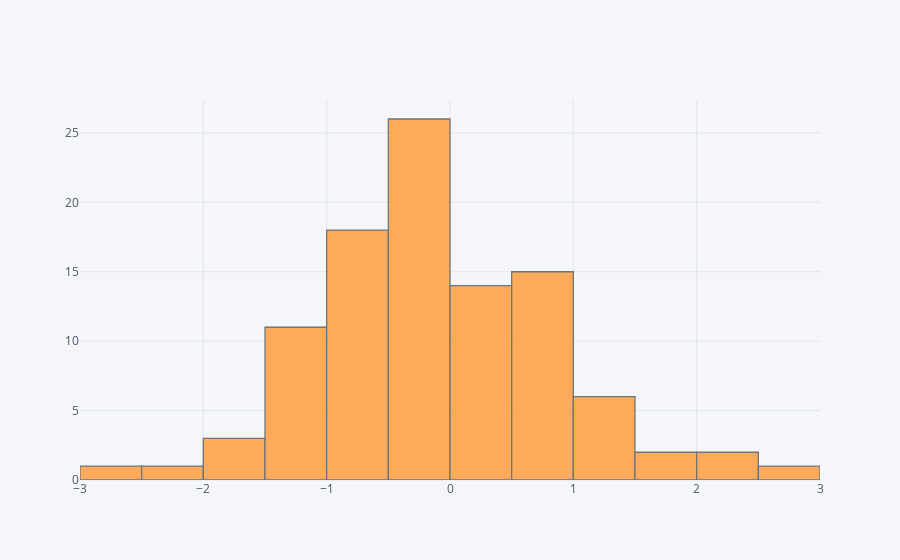

The code cell stored with this chart in its notebook:
### Markdown cell above
## histogram

### Code cell
df['A'].iplot(kind='hist',bins=25)

### Figure 1 — Plotly figure (JSON) as saved in the notebook; plotly's stock layout.template omitted (floating-point values rounded to 4 significant figures)
{"data": [{"histfunc": "count", "histnorm": "", "marker": {"color": "rgba(255, 153, 51, 1.0)", "line": {"color": "#4D5663", "width": 1.3}}, "name": "A", "nbinsx": 25, "opacity": 0.8, "orientation": "v", "type": "histogram", "uid": "b46bd63f-780d-4a1a-a42d-08ddd69c3c00", "x": [-0.8069, -0.3308, -0.7948, 0.3262, -0.9579, 0.6269, -0.7026, -0.4067, 0.9867, 0.8559, -0.3668, 0.4708, -0.0551, 1.151, 0.06784, 0.978, 0.1099, 0.4391, -0.9742, 0.6555, 0.172, 0.1387, -0.2095, -0.4636, -0.9819, -0.08863, 0.8735, -1.266, -1.788, -0.8065, -0.3833, -0.3789, -0.6385, 0.08278, -0.08812, -1.479, -0.7783, -1.699, 0.3197, -0.9855, 1.471, -1.026, -0.387, -0.1631, 2.188, -0.361, 1.624, -0.2869, -0.4473, -0.8834, -0.07774, 1.235, -0.2088, 1.083, -0.2846, -2.397, -0.4314, -1.186, 1.482, -2.69, -0.9051, 0.9896, -0.378, -1.648, -1.169, 0.3311, 0.0111, 0.702, -0.706, 0.6659, -0.5803, -0.2993, 0.9332, 2.126, -0.895, -0.4913, -0.5554, -0.3864, -0.7799, 0.3471, 0.5472, -1.119, -1.144, 1.011, -0.9756, 0.8112, -1.215, 0.567, -0.2727, -0.2043, 2.739, -0.3641, -1.33, -1.132, 0.1734, 0.9868, 0.3058, 0.5175, 1.674, -1.358]}], "layout": {"barmode": "overlay", "legend": {"bgcolor": "#F5F6F9", "font": {"color": "#4D5663"}}, "paper_bgcolor": "#F5F6F9", "plot_bgcolor": "#F5F6F9", "title": {"font": {"color": "#4D5663"}}, "xaxis": {"gridcolor": "#E1E5ED", "showgrid": true, "tickfont": {"color": "#4D5663"}, "title": {"font": {"color": "#4D5663"}, "text": ""}, "zerolinecolor": "#E1E5ED"}, "yaxis": {"gridcolor": "#E1E5ED", "showgrid": true, "tickfont": {"color": "#4D5663"}, "title": {"font": {"color": "#4D5663"}, "text": ""}, "zerolinecolor": "#E1E5ED"}}}
